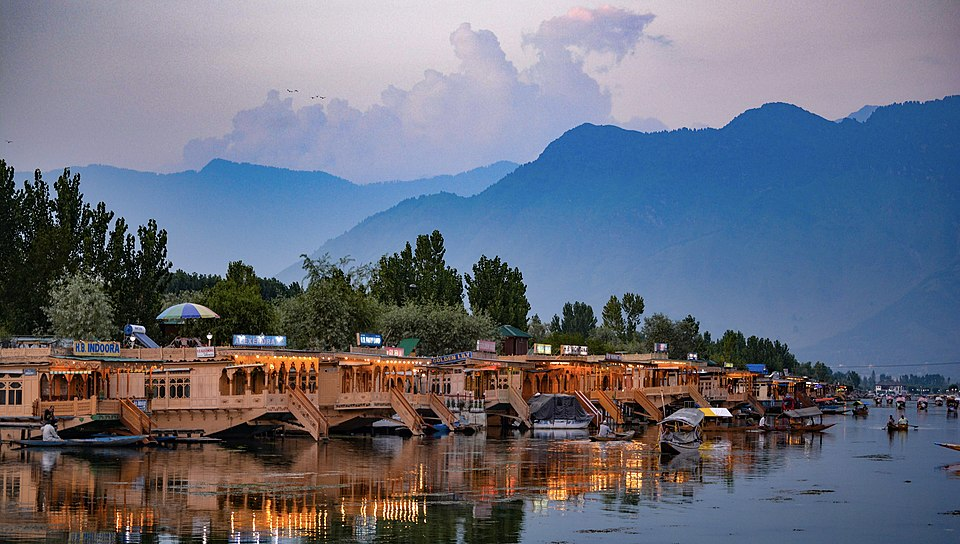
#> input picture 5_Contour_Detection/Kashmir.jpg, 960 x 544 px, found by its file name
$ python 2_contours.py
#> lines starting #> are read from the running program, lines starting #| are printed output that depends on the picture; after the words box and inside, x2 and y2 are one past the last pixel; in counts of white or black regions, pixels touching at a corner belong together
# contours with blur

import cv2 as cv
import numpy as np

img = cv.imread('kashmir.jpg')
#> img is the input picture: shape (544, 960, 3); mean B, G, R 123.6, 109.1, 105.3
cv.imshow('Kashmir', img)


gray_img = cv.cvtColor(img, cv.COLOR_BGR2GRAY)
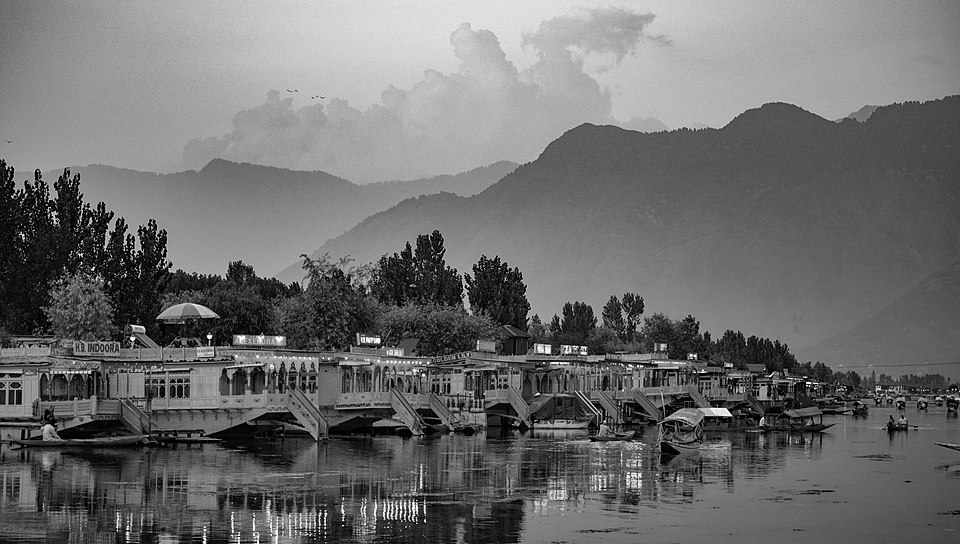
#> gray_img: shape (544, 960); min 0, max 254, mean 109.6
cv.imshow('gray_img', gray_img)

blur_img = cv.GaussianBlur(gray_img, (5,5), cv.BORDER_DEFAULT)
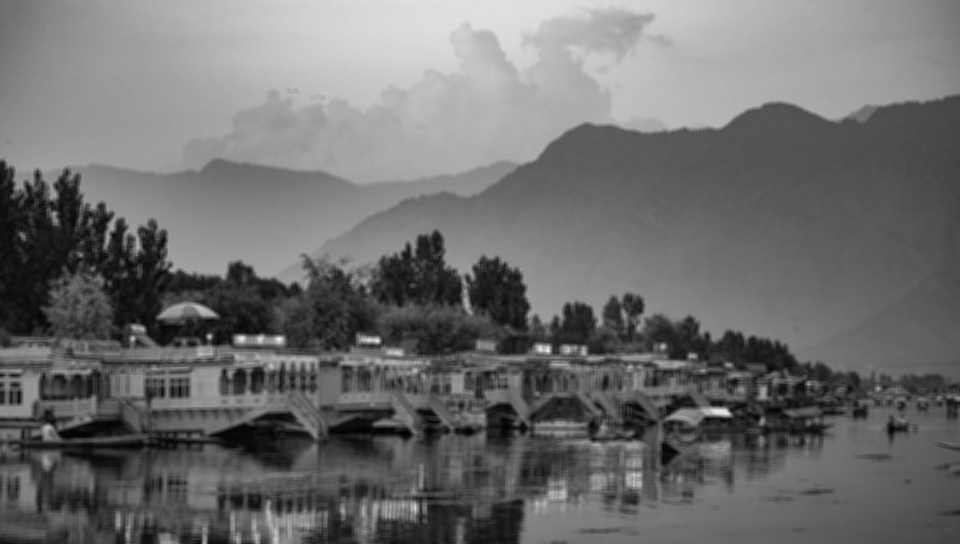
#> blur_img: shape (544, 960); min 2, max 237, mean 109.6
cv.imshow('blur_img', blur_img)

canny_img = cv.Canny(blur_img, 125, 175)
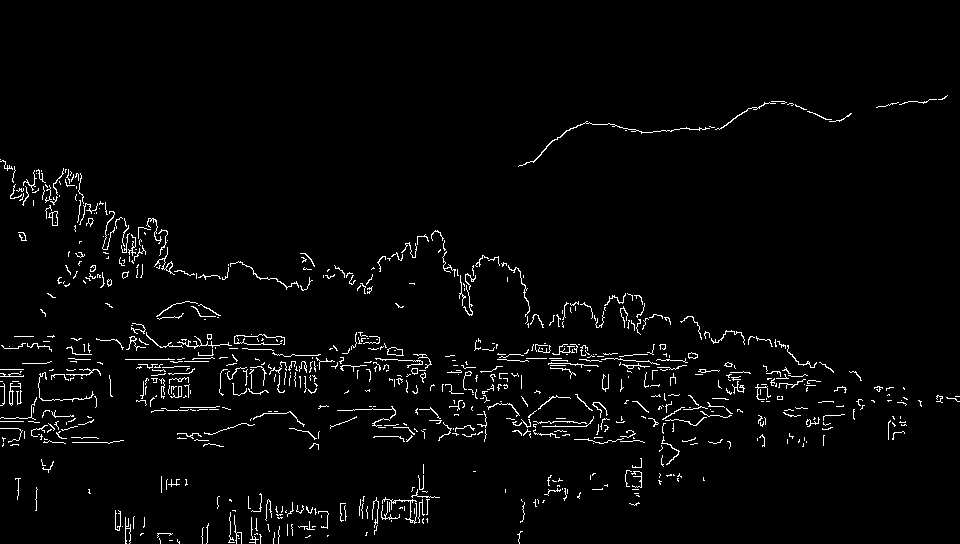
#> canny_img: shape (544, 960); 2.7% white in thin lines or dots, all inside (x1, y1, x2, y2) = (0, 95, 960, 544)
cv.imshow('canny_img', canny_img)

contours, hierarchies = cv.findContours(canny_img, cv.RETR_LIST, cv.CHAIN_APPROX_NONE)
#> contours = 789 contours, 761 with area under 20; largest, box (x1, y1, x2, y2) and area: (387, 347, 404, 356) 94, (387, 347, 403, 356) 90, (48, 211, 58, 226) 80, (52, 211, 58, 226) 62, (154, 247, 175, 275) 48
# print(contours, type(contours))
# print(hierarchies, type(hierarchies))
print(len(contours))
#| 789

cv.waitKey(0)
